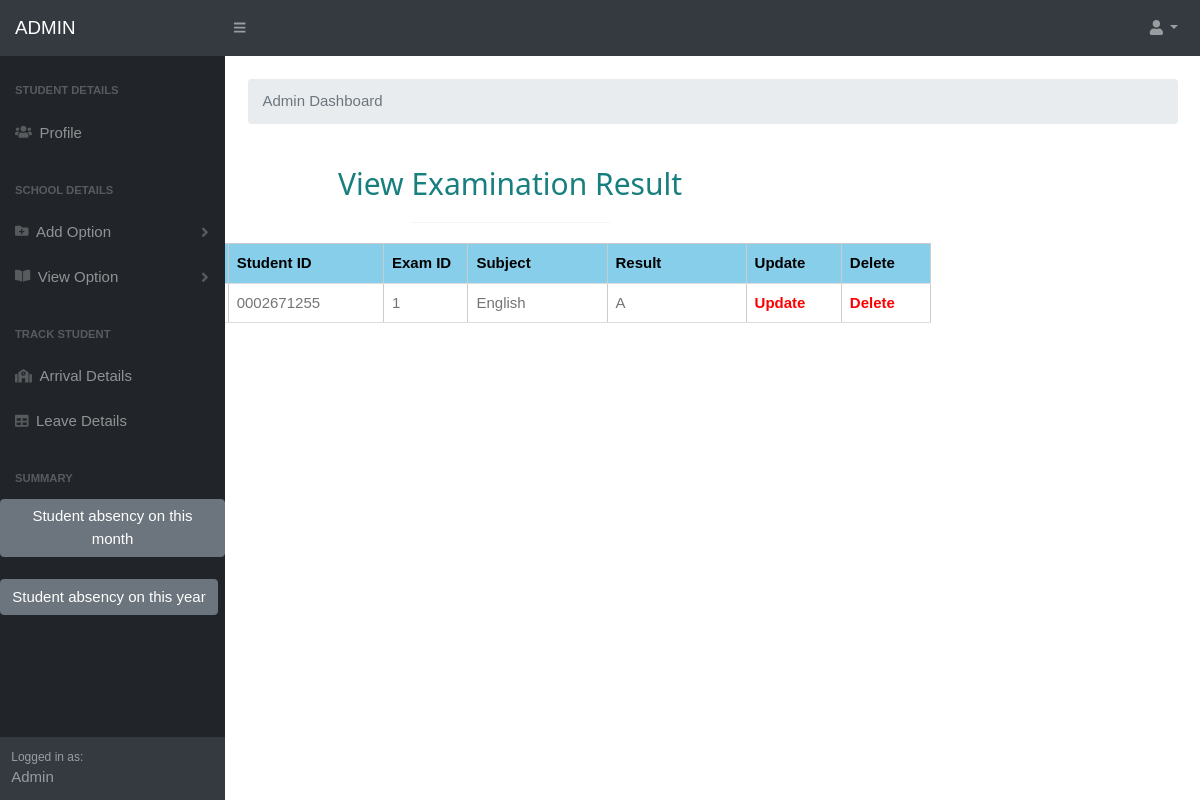
The app's page /viewexamresult.php (signed in) with its own data.
### tables this page shows
CREATE TABLE `examresult` (
  `sname` varchar(100) NOT NULL,
  `sid` varchar(100) NOT NULL,
  `examid` varchar(50) NOT NULL,  
  `subject` varchar(15) NOT NULL,
  `result` varchar(100) NOT NULL
 
);

### viewexamresult.php (the view, shortened to what this page needs)
<?php
$aid= $_SESSION['aid'];
if(empty($aid))
{
	echo "<script>window.location.href='adminlogin.php'</script>";
}
else
{
	include('adminmenu.php');
	include('connect.php');
	?>
	<html>
      <link rel="stylesheet"href="styles.css" >
      <link rel="stylesheet" href="w.css">
      <link href="https://cdn.datatables.net/1.10.20/css/dataTables.bootstrap4.min.css" rel="stylesheet" />
<body>
<form method='POST'>
<div class="w3-padding-large" id="main" style='position:absolute; top: 80px; right:180px;'>
<div class="w3-content w3-justify w3-text-grey w3-padding-64" id="about"  style='width:90%'>
    <center>
	<h2 class="w3-center" style='color:#177F7D'>View Examination Result</h2>
       <hr style="width:200px" class="w3-opacity">
	   <?php
	   $sel="select * from examresult";
	   $res=$con->query($sel);
	   if(mysqli_num_rows($res)==0)
	   {
		  echo "<table align='center'><tr align='center'><td style='color:red'><b>No data found</b></td></tr></table>";
	   }
	   else
	   {
		   echo"
		   <div class='w3-container'>
	   <table class='w3-table-all w3-hoverable' border='1' cellspacing='0' cellpadding='0' width='95%' >
	   <thead>
    <tr class='w3-light-blue'>
      <th>Student Name</th>
	    <th>Student ID</th>
	    <th>Exam ID</th>
	    <th>Subject</th>
      <th>Result</th>
	   <th>Update</th>
	   <th>Delete</th>
		</tr>
    </thead>   ";
		   while($data=mysqli_fetch_array($res))
		   {
        $sname=$data['sname'];
			  $sid=$data['sid'];
        $examid=$data['examid'];
			  $subject=$data['subject'];
        $result=$data['result'];
			  echo"
    <tbody bgcolor='#f6f6f6'>
    <tr align='center'>
    <td width='10%'>".$sname."</td>
    <td width='10%'>".$sid."</td>
    <td width='5%'>".$examid."</td>
		<td width='10%'>".$subject."</td>
    <td width='10%'>".$result."</td>
		<td width='5%'>
		<a href='updateexamresult.php?examid=".$examid."' style='font-weight:bold;color:	red'>
         Update
        </a>
		</td>
		<td width='5%'>
		<a href='deleteexamresult.php?examid=".$examid."' style='font-weight:bold;color:red'>
         Delete
        </a>
		</td>
      </tr>
    </tbody>";
		   }
	   }
	   ?>
	   </table>
	   </div>
	   </div>
	   </div>
	   </form>
	   </body>
	   <br><br><br>
<?php
}
?>

### w.css (style rules this page uses)
html { box-sizing:border-box }
*,*:before,*:after { box-sizing:inherit }
html { -ms-text-size-adjust:100%;-webkit-text-size-adjust:100% }
body { margin:0 }
a { background-color:transparent;-webkit-text-decoration-skip:objects }
hr { box-sizing:content-box;height:0;overflow:visible }
html,body { font-family:Verdana,sans-serif;font-size:15px;line-height:1.5 }
html { overflow-x:hidden }
h1,h2,h3,h4,h5,h6,.w3-slim,.w3-wide { font-family:"Segoe UI",Arial,sans-serif }
h2 { font-size:30px }
h1,h2,h3,h4,h5,h6 { font-weight:400;margin:10px 0 }
hr { border:0;border-top:1px solid #eee;margin:20px 0 }
a { color:inherit }
.w3-table,.w3-table-all { border-collapse:collapse;border-spacing:0;width:100%;display:table }
.w3-table-all { border:1px solid #ccc }
.w3-bordered tr,.w3-table-all tr { border-bottom:1px solid #ddd }
.w3-table-all tr:nth-child(odd) { background-color:#fff }
.w3-table td,.w3-table th,.w3-table-all td,.w3-table-all th { padding:8px 8px;display:table-cell;text-align:left;vertical-align:top }
.w3-table th:first-child,.w3-table td:first-child,.w3-table-all th:first-child,.w3-table-all td:first-child { padding-left:16px }
.w3-btn,.w3-btn-floating,.w3-dropnav a,.w3-btn-floating-large,.w3-btn-block, .w3-navbar a,.w3-navblock a,.w3-sidenav a,.w3-pagination li a,.w3-hoverable tbody tr,.w3-hoverable li, .w3-accordion-content a,.w3-dropdown-content a,.w3-dropdown-click:hover,.w3-dropdown-hover:hover,.w3-opennav,.w3-closenav,.w3-closebtn,*[class*="w3-hover-"] { -webkit-transition:background-color .25s,color .15s,box-shadow .25s,opacity 0.25s,filter 0.25s,border 0.15s;transition:background-color .25s,color .15s,box-shadow .15s,opacity .25s,filter .25s,border .15s }
.w3-main,#main { transition:margin-left .4s }
.w3-container:after,.w3-container:before,.w3-panel:after,.w3-panel:before,.w3-row:after,.w3-row:before,.w3-row-padding:after,.w3-row-padding:before,.w3-cell-row:before,.w3-cell-row:after, .w3-topnav:after,.w3-topnav:before,.w3-clear:after,.w3-clear:before,.w3-btn-group:before,.w3-btn-group:after,.w3-btn-bar:before,.w3-btn-bar:after,.w3-bar:before,.w3-bar:after { content:"";display:table;clear:both }
.w3-content { max-width:980px;margin:auto }
.w3-justify { text-align:justify!important }
.w3-center { text-align:center!important }
.w3-padding-large { padding:12px 24px!important }
.w3-padding-64 { padding-top:64px!important;padding-bottom:64px!important }
.w3-container { padding:0.01em 16px }
.w3-opacity,.w3-hover-opacity:hover { opacity:0.60;-webkit-backface-visibility:hidden; color: white }
.w3-light-blue,.w3-hover-light-blue:hover { color:#000!important;background-color:#87CEEB!important }
.w3-text-grey,.w3-hover-text-grey:hover,.w3-text-gray,.w3-hover-text-gray:hover { color:#757575!important }

### records on screen
examresult: sid "0002671255", examid "1", subject "English", result "A"
